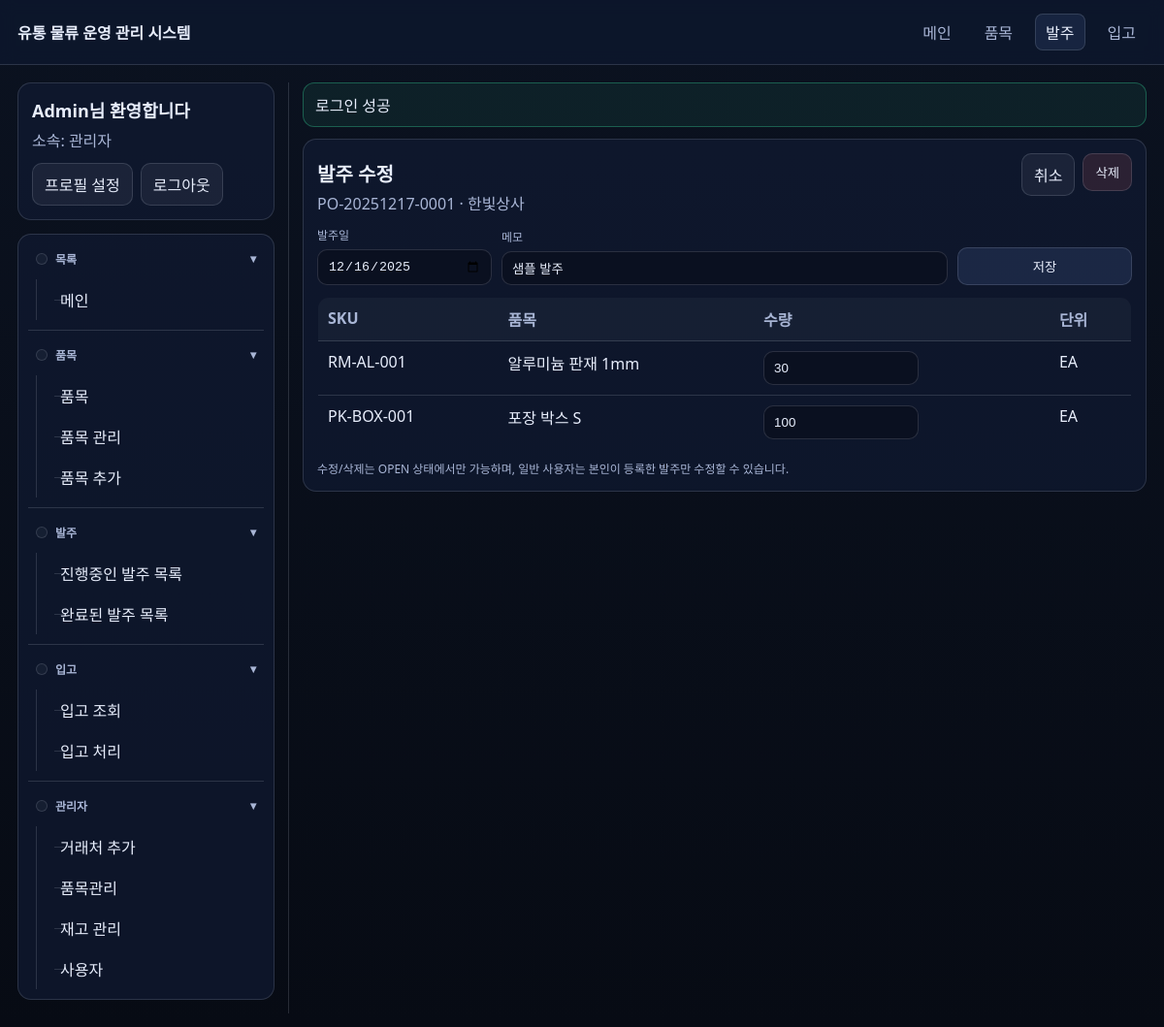
/po_edit.php?id=1 (signed in), run on the app's committed database.
### tables this page shows
CREATE TABLE purchase_orders (
  id BIGINT UNSIGNED NOT NULL AUTO_INCREMENT,
  po_no VARCHAR(30) NOT NULL,
  supplier_id BIGINT UNSIGNED NOT NULL,
  ordered_by BIGINT UNSIGNED NOT NULL,
  status ENUM('OPEN','RECEIVED','CANCELLED') NOT NULL DEFAULT 'OPEN',
  order_date DATE NOT NULL,
  notes TEXT NULL,
  created_at DATETIME NOT NULL DEFAULT CURRENT_TIMESTAMP,
  updated_at DATETIME NOT NULL DEFAULT CURRENT_TIMESTAMP ON UPDATE CURRENT_TIMESTAMP,
  PRIMARY KEY (id),
  UNIQUE KEY uq_po_no (po_no),
  KEY idx_po_supplier_date (supplier_id, order_date),
  KEY idx_po_ordered_by (ordered_by),
  CONSTRAINT fk_po_supplier FOREIGN KEY (supplier_id) REFERENCES suppliers(id)
    ON UPDATE CASCADE ON DELETE RESTRICT,
  CONSTRAINT fk_po_user FOREIGN KEY (ordered_by) REFERENCES users(id)
    ON UPDATE CASCADE ON DELETE RESTRICT
);

CREATE TABLE suppliers (
  id BIGINT UNSIGNED NOT NULL AUTO_INCREMENT,
  name VARCHAR(150) NOT NULL,
  contact_name VARCHAR(100) NULL,
  phone VARCHAR(50) NULL,
  email VARCHAR(190) NULL,
  notes TEXT NULL,
  created_at DATETIME NOT NULL DEFAULT CURRENT_TIMESTAMP,
  updated_at DATETIME NOT NULL DEFAULT CURRENT_TIMESTAMP ON UPDATE CURRENT_TIMESTAMP,
  PRIMARY KEY (id),
  UNIQUE KEY uq_suppliers_name (name)
);

CREATE TABLE purchase_order_items (
  id BIGINT UNSIGNED NOT NULL AUTO_INCREMENT,
  purchase_order_id BIGINT UNSIGNED NOT NULL,
  item_id BIGINT UNSIGNED NOT NULL,
  qty INT NOT NULL,
  unit_cost DECIMAL(12,2) NOT NULL DEFAULT 0,
  created_at DATETIME NOT NULL DEFAULT CURRENT_TIMESTAMP,
  PRIMARY KEY (id),
  UNIQUE KEY uq_poi_po_item (purchase_order_id, item_id),
  KEY idx_poi_item (item_id),
  CONSTRAINT fk_poi_po FOREIGN KEY (purchase_order_id) REFERENCES purchase_orders(id)
    ON UPDATE CASCADE ON DELETE CASCADE,
  CONSTRAINT fk_poi_item FOREIGN KEY (item_id) REFERENCES items(id)
    ON UPDATE CASCADE ON DELETE RESTRICT
);

CREATE TABLE items (
  id BIGINT UNSIGNED NOT NULL AUTO_INCREMENT,
  sku VARCHAR(50) NOT NULL,
  name VARCHAR(200) NOT NULL,
  supplier_id BIGINT UNSIGNED NULL,
  unit VARCHAR(20) NOT NULL DEFAULT 'EA',
  min_stock INT NOT NULL DEFAULT 0,
  active TINYINT(1) NOT NULL DEFAULT 1,
  created_at DATETIME NOT NULL DEFAULT CURRENT_TIMESTAMP,
  updated_at DATETIME NOT NULL DEFAULT CURRENT_TIMESTAMP ON UPDATE CURRENT_TIMESTAMP,
  PRIMARY KEY (id),
  UNIQUE KEY uq_items_sku (sku),
  KEY idx_items_name (name),
  KEY idx_items_supplier (supplier_id),
  CONSTRAINT fk_items_supplier FOREIGN KEY (supplier_id) REFERENCES suppliers(id)
    ON UPDATE CASCADE ON DELETE SET NULL
);

### includes/bootstrap.php (called while the page is built, shortened)
<?php
function e(?string $value): string {
  return htmlspecialchars((string)$value, ENT_QUOTES | ENT_SUBSTITUTE, 'UTF-8');
}
function url(string $path): string {
  $path = '/' . ltrim($path, '/');
  return $path;
}
spl_autoload_register(function ($class) {
  $base = __DIR__ . '/../classes/';
  $path = $base . str_replace('\\', '/', $class) . '.php';
});

### classes/PurchaseOrder.php (called while the page is built, shortened)
<?php
final class PurchaseOrder {
  public static function find(PDO $db, int $id): ?array {
    $st = $db->prepare('SELECT po.*, sp.name AS supplier_name, u.name AS ordered_by_name
                        FROM purchase_orders po
                        JOIN suppliers sp ON sp.id = po.supplier_id
                        JOIN users u ON u.id = po.ordered_by
                        WHERE po.id = ?');
    $st->execute([$id]);
    $po = $st->fetch();
    $stItems = $db->prepare('SELECT poi.*, it.sku, it.name, it.unit
                             FROM purchase_order_items poi
                             JOIN items it ON it.id = poi.item_id
                             WHERE poi.purchase_order_id = ?
                             ORDER BY it.name ASC');
    $stItems->execute([$id]);
    $po['items'] = $stItems->fetchAll();
    return $po;
  }
}

### po_edit.php (the view, shortened to what this page needs)
<?php
require_once __DIR__ . '/includes/bootstrap.php';
$id = (int)($_GET['id'] ?? ($_POST['id'] ?? 0));
$db = db();
$po = PurchaseOrder::find($db, $id);
$orderDate = (string)($po['order_date'] ?? date('Y-m-d'));
$notes = (string)($po['notes'] ?? '');
require_once __DIR__ . '/includes/header.php';
?>
<div class="card">
  <div class="kpi">
    <div>
      <h1 class="h1" style="margin-bottom:4px">발주 수정</h1>
      <div class="muted"><?= e($po['po_no']) ?> · <?= e($po['supplier_name']) ?></div>
    </div>
    <div style="display:flex;gap:8px">
      <a class="btn secondary" href="<?= e(url('/po_view.php?id=' . (int)$po['id'])) ?>">취소</a>
      <form method="post" action="<?= e(url('/po_edit.php')) ?>" onsubmit="return confirm('정말 이 발주를 삭제할까요? (되돌릴 수 없습니다)')">
        <button class="btn danger" type="submit">삭제</button>
      </form>
    </div>
  </div>
  <form method="post" action="<?= e(url('/po_edit.php')) ?>">
    <div class="form-row">
      <div class="field">
        <div class="label">발주일</div>
        <input class="input" type="date" name="order_date" value="<?= e($orderDate) ?>" required />
      </div>
      <div class="field" style="min-width:320px;flex:1">
        <div class="label">메모</div>
        <input class="input" type="text" name="notes" value="<?= e($notes) ?>" placeholder="예: 긴급" />
      </div>
      <div class="field">
        <button class="btn" type="submit">저장</button>
      </div>
    </div>
    <table class="table">
      <thead>
        <tr>
          <th>SKU</th>
          <th>품목</th>
          <th>수량</th>
          <th>단위</th>
        </tr>
      </thead>
      <tbody>
        <?php foreach (($po['items'] ?? []) as $row): ?>
          <?php $itemId = (int)$row['item_id']; ?>
          <tr>
            <td><?= e($row['sku']) ?></td>
            <td><?= e($row['name']) ?></td>
            <td>
              <input class="input" style="max-width:160px" type="number" min="1" name="qty[<?= e((string)$itemId) ?>]" value="<?= e((string)$row['qty']) ?>" required />
            </td>
            <td><?= e($row['unit']) ?></td>
          </tr>
        <?php endforeach; ?>
      </tbody>
    </table>
  </form>
  <div class="small" style="margin-top:10px">수정/삭제는 OPEN 상태에서만 가능하며, 일반 사용자는 본인이 등록한 발주만 수정할 수 있습니다.</div>
</div>
<?php require_once __DIR__ . '/includes/footer.php'; ?>

### assets/app.css (style rules this page uses)
:root { --bg:#0b1220;--card:#101b33;--text:#e8eefc;--muted:#a9b6d6;--border:rgba(232,238,252,.14);--accent:#7aa2ff;--danger:#ff6b6b;--ok:#36d399; }
* { box-sizing:border-box }
body { margin:0;font-family:system-ui,-apple-system,Segoe UI,Roboto,Helvetica,Arial,sans-serif;background:linear-gradient(180deg,var(--bg),#070b14);color:var(--text) }
a { color:var(--accent);text-decoration:none }
.card { background:rgba(16,27,51,.70);border:1px solid var(--border);border-radius:14px;padding:14px }
.h1 { font-size:20px;margin:0 0 10px 0;word-break:keep-all;overflow-wrap:normal;white-space:nowrap }
.muted { color:var(--muted) }
.table { width:100%;border-collapse:collapse;overflow:hidden;border-radius:12px;border:1px solid var(--border);word-break:keep-all;overflow-wrap:normal }
.table th,.table td { padding:10px 10px;border-bottom:1px solid var(--border);text-align:left;vertical-align:top }
.table th { color:var(--muted);font-weight:600;background:rgba(232,238,252,.04);white-space:nowrap }
.form-row { display:flex;gap:10px;flex-wrap:wrap;align-items:end }
.field { display:flex;flex-direction:column;gap:6px;min-width:180px }
.label { font-size:12px;color:var(--muted);word-break:keep-all;overflow-wrap:normal;white-space:nowrap }
.input,select,textarea { width:100%;padding:9px 10px;border-radius:10px;border:1px solid var(--border);background:rgba(7,11,20,.45);color:var(--text) }
.btn { display:inline-block;padding:9px 12px;border-radius:10px;border:1px solid var(--border);background:rgba(122,162,255,.12);color:var(--text);cursor:pointer }
.btn.secondary { background:rgba(232,238,252,.06) }
.btn.danger { background:rgba(255,107,107,.12) }
.kpi { display:flex;gap:10px;align-items:baseline;justify-content:space-between }
.small { font-size:12px;color:var(--muted) }

### data on the page
purchase_orders: po_no "PO-20251217-0001", supplier.name "한빛상사", order_date "12/16/2025", notes "샘플 발주"
purchase_order_items: item.sku "RM-AL-001", item.name "알루미늄 판재 1mm", qty "30", item.unit "EA"
purchase_order_items: item.sku "PK-BOX-001", item.name "포장 박스 S", qty "100", item.unit "EA"

### other printed values
APP_NAME "유통 물류 운영 관리 시스템"
$me['name'] "Admin"
$flash['message'] "로그인 성공"
